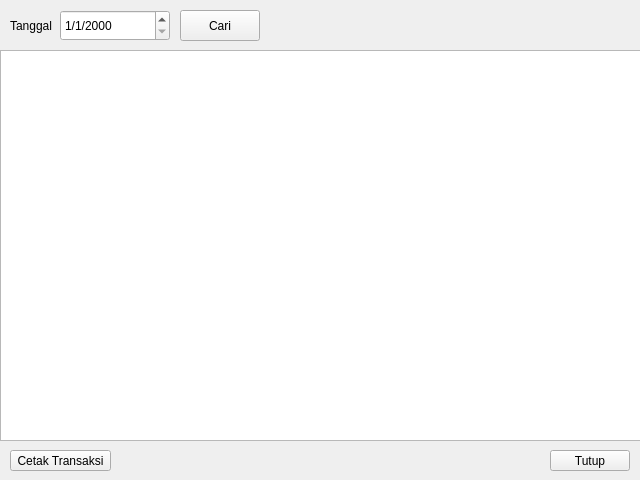
<?xml version="1.0" encoding="UTF-8"?>
<ui version="4.0">
 <class>TransactionWindow</class>
 <widget class="QWidget" name="TransactionWindow">
  <property name="geometry">
   <rect>
    <x>0</x>
    <y>0</y>
    <width>640</width>
    <height>480</height>
   </rect>
  </property>
  <property name="windowTitle">
   <string>Form</string>
  </property>
  <widget class="QLabel" name="lblDate">
   <property name="geometry">
    <rect>
     <x>10</x>
     <y>10</y>
     <width>47</width>
     <height>31</height>
    </rect>
   </property>
   <property name="text">
    <string>Tanggal</string>
   </property>
  </widget>
  <widget class="QDateEdit" name="dtFilter">
   <property name="geometry">
    <rect>
     <x>60</x>
     <y>10</y>
     <width>110</width>
     <height>31</height>
    </rect>
   </property>
   <property name="displayFormat">
    <string>d/M/yyyy</string>
   </property>
  </widget>
  <widget class="QPushButton" name="btnSearch">
   <property name="geometry">
    <rect>
     <x>180</x>
     <y>10</y>
     <width>80</width>
     <height>31</height>
    </rect>
   </property>
   <property name="text">
    <string>Cari</string>
   </property>
  </widget>
  <widget class="EventTable" name="tvTransaction">
   <property name="geometry">
    <rect>
     <x>0</x>
     <y>50</y>
     <width>641</width>
     <height>391</height>
    </rect>
   </property>
   <property name="horizontalScrollBarPolicy">
    <enum>Qt::ScrollBarAlwaysOff</enum>
   </property>
   <property name="editTriggers">
    <set>QAbstractItemView::NoEditTriggers</set>
   </property>
   <property name="selectionMode">
    <enum>QAbstractItemView::SingleSelection</enum>
   </property>
   <property name="selectionBehavior">
    <enum>QAbstractItemView::SelectRows</enum>
   </property>
  </widget>
  <widget class="QPushButton" name="btnPrint">
   <property name="geometry">
    <rect>
     <x>10</x>
     <y>450</y>
     <width>101</width>
     <height>21</height>
    </rect>
   </property>
   <property name="text">
    <string>Cetak Transaksi</string>
   </property>
  </widget>
  <widget class="QPushButton" name="btnCancel">
   <property name="geometry">
    <rect>
     <x>550</x>
     <y>450</y>
     <width>80</width>
     <height>21</height>
    </rect>
   </property>
   <property name="text">
    <string>Tutup</string>
   </property>
  </widget>
 </widget>
 <customwidgets>
  <customwidget>
   <class>EventTable</class>
   <extends>QTableView</extends>
   <header>eventtable.h</header>
  </customwidget>
 </customwidgets>
 <resources/>
 <connections/>
</ui>
